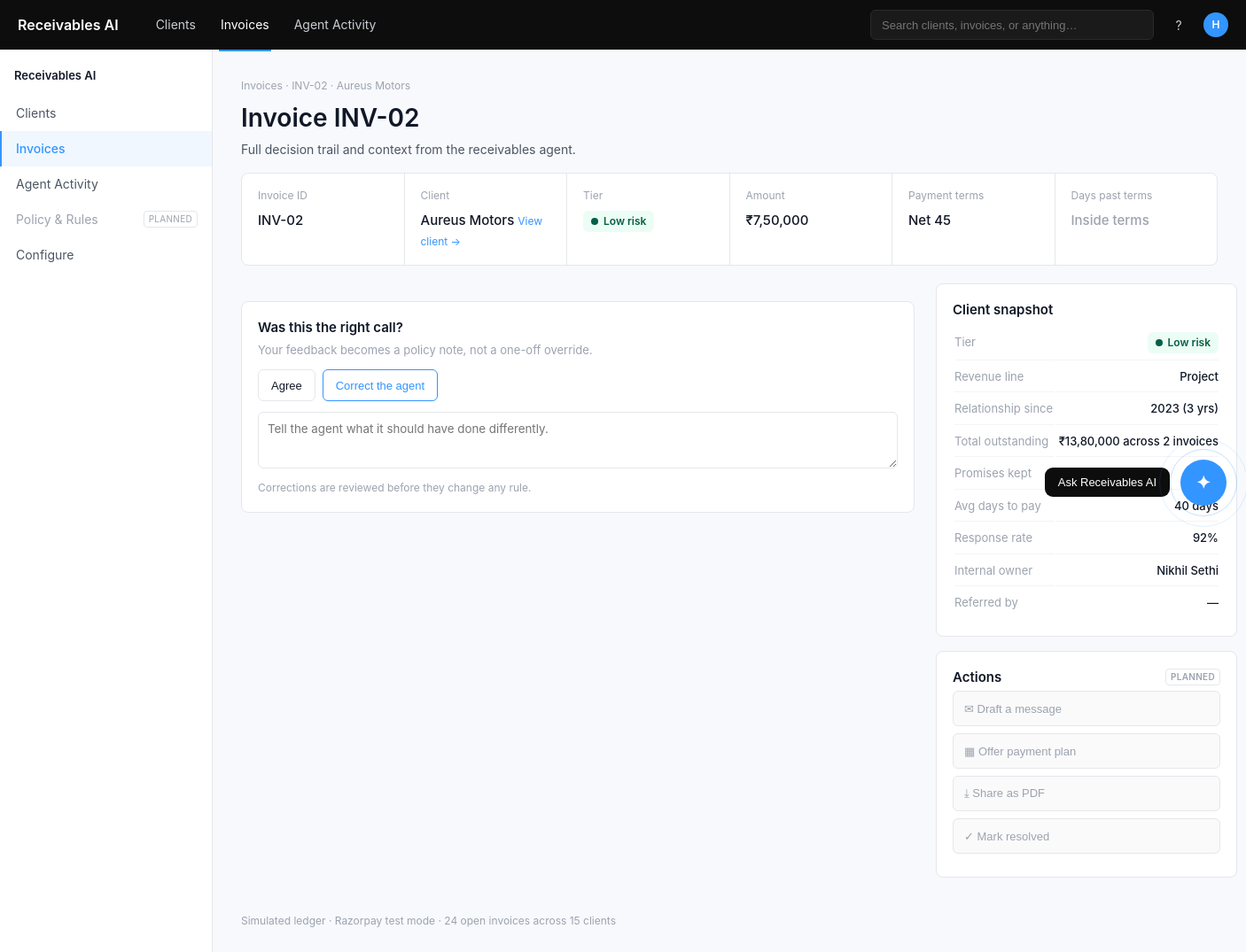
The app's page /invoice/INV-02 with its own data.
### tables this page shows
CREATE TABLE invoices (
    invoice_id        TEXT PRIMARY KEY,        -- 'INV-04' (internal row id)
    invoice_number    TEXT,                    -- external number; may duplicate (edge case)
    client_id         TEXT NOT NULL REFERENCES clients(client_id),
    revenue_line      TEXT NOT NULL,

    amount_inr        INTEGER NOT NULL,        -- whole rupees
    currency          TEXT NOT NULL DEFAULT 'INR',

    issue_date        TEXT NOT NULL,           -- ISO date
    terms_days        INTEGER NOT NULL,        -- net terms for THIS invoice
    due_date          TEXT NOT NULL,           -- issue_date + terms_days

    status            TEXT NOT NULL,           -- open | partially_paid | paid
    paid_date         TEXT,                    -- when fully paid (else NULL)
    amount_paid_inr   INTEGER NOT NULL DEFAULT 0,
    days_past_terms   INTEGER,                 -- as of reference date; negative = inside terms

    -- process / signal fields (observable — agent may read these)
    po_number         TEXT,
    po_matched        INTEGER,                 -- 0/1/NULL
    milestone_ref     TEXT,
    contact_verified  INTEGER NOT NULL DEFAULT 1,
    reply_text        TEXT,                    -- latest client reply, if any
    promise_date      TEXT,                    -- date client promised to pay
    promise_status    TEXT,                    -- kept | broken | pending | NULL

    routed_to         TEXT REFERENCES team(person_id),   -- current operational routing

    -- ground truth — scoring script ONLY. Never exposed via agent_invoices.
    gt_diagnosis      TEXT,
    gt_correct_action TEXT,
    gt_should_contact INTEGER,                 -- 0/1
    gt_route_to       TEXT
, rzp_link_id TEXT, rzp_link_url TEXT, payment_failed INTEGER NOT NULL DEFAULT 0);

CREATE TABLE clients (
    -- identity
    client_id            TEXT PRIMARY KEY,       -- 'aureus'
    name                 TEXT NOT NULL,          -- 'Aureus Motors'
    industry             TEXT,                   -- 'automotive'

    -- classification
    revenue_line         TEXT NOT NULL,          -- project | product_licence | retainer
    segment              TEXT NOT NULL,          -- standard | strategic
    payment_terms_days   INTEGER NOT NULL,       -- net terms (varies by line)

    -- ownership & routing
    internal_owner_id    TEXT REFERENCES team(person_id),

    -- AP contact
    ap_contact_name      TEXT,
    ap_contact_verified  INTEGER NOT NULL DEFAULT 1,   -- 0/1
    client_finance_portal TEXT,                        -- 'Coupa', 'SAP Ariba', NULL

    -- relationship
    relationship_years   REAL,
    total_revenue_inr    INTEGER,

    -- payment behaviour (rolled up from paid invoices)
    invoices_paid        INTEGER NOT NULL DEFAULT 0,
    invoices_paid_late   INTEGER NOT NULL DEFAULT 0,
    avg_days_to_pay      REAL,
    worst_days_late      INTEGER NOT NULL DEFAULT 0,   -- days past terms, paid history only

    -- interaction
    response_rate        REAL,                          -- 0..1
    engages_off_topic    INTEGER NOT NULL DEFAULT 0,    -- 0/1

    -- promises
    promises_made        INTEGER NOT NULL DEFAULT 0,
    promises_kept        INTEGER NOT NULL DEFAULT 0,
    promises_broken      INTEGER NOT NULL DEFAULT 0,

    -- derived standing
    tier                 TEXT NOT NULL             -- green | amber | red (computed)
, referred_by TEXT, referrals_made INTEGER DEFAULT 0, voice_permitted INTEGER NOT NULL DEFAULT 0);

CREATE TABLE team (
    person_id                TEXT PRIMARY KEY,   -- e.g. 'rhea'
    name                     TEXT NOT NULL,      -- 'Rhea Kapadia'
    role                     TEXT NOT NULL,      -- 'Finance Controller'
    service_line             TEXT,               -- 'Finance', 'V-Suite', ...
    handles_escalation_types TEXT                -- comma-separated escalation tags
);

### ui.py (the view)
@app.route("/invoice/<invoice_id>")
def invoice(invoice_id):
    conn = db_ro()
    try:
        ctx = invoice_ctx(conn, invoice_id)
        if not ctx:
            abort(404)
        ctx.update(base_ctx(conn))
        ctx["active"] = "invoices"
        a = (request.args.get("ask"), request.args.get("arg"), request.args.get("q"))
        ctx.update(show_ai=True, per_client=True,
                   exchange=ai_exchange(conn, True, ctx["client"], ctx["inv"], *a),
                   suggestions=ai_suggestions(True, ctx["client"], ctx["inv"]))
        return render_template("invoice.html", **ctx)
    finally:
        conn.close()

### ui.py (called while the page is built, shortened)
def db_ro():
    conn = sqlite3.connect(f"file:{DB_PATH}?mode=ro", uri=True)
    conn.row_factory = sqlite3.Row
    return conn

def inr(n):
    n = int(n or 0)
    s = str(abs(n))
    if len(s) > 3:
        head, tail = s[:-3], s[-3:]
        parts = []
        while len(head) > 2:
            parts.insert(0, head[-2:]); head = head[:-2]
        parts.insert(0, head)
        s = ",".join(parts) + "," + tail
    return ("-" if n < 0 else "") + s

def base_ctx(conn):
    n_open = conn.execute("SELECT COUNT(*) FROM invoices WHERE status != 'paid'").fetchone()[0]
    n_clients = conn.execute("SELECT COUNT(*) FROM clients").fetchone()[0]
    return {"product": "Receivables AI",
            "footer": f"Simulated ledger · Razorpay test mode · "
                      f"{n_open} open invoices across {n_clients} clients"}

def _risk_rank(conn):
    rows = []
    for r in conn.execute("SELECT invoice_id, observed FROM event_log WHERE stage='detect'"):
        o = json.loads(r["observed"] or "{}")
        if o.get("at_risk"):
            rows.append((r["invoice_id"], o.get("risk_score", 0)))
    rows.sort(key=lambda x: x[1], reverse=True)
    return {inv: (i + 1, len(rows)) for i, (inv, _) in enumerate(rows)}, len(rows)

def build_trail(conn, inv, client, events, rank):
    team = {r["person_id"]: r for r in conn.execute("SELECT * FROM team")}
    contacts = conn.execute(
        "SELECT COUNT(*) FROM event_log WHERE invoice_id=? AND stage='execute' "
        "AND outcome='sent'", (inv["invoice_id"],)).fetchone()[0]
    stages, escalated, held = [], False, False
    appr = next((e for e in events if e["stage"] == "escalate"
                 and json.loads(e["observed"] or "{}").get("queue") == "approval"), None)
    terminal = escalated or held or (events and events[-1]["stage"] == "decide"
                                     and events[-1]["decision"] in ("do_nothing", "escalate"))
    return stages, terminal

def inv_tier(tier):
    return {"key": tier, "label": TIER_LABEL.get(tier, tier)}

def _has_feedback(conn):
    return conn.execute("SELECT name FROM sqlite_master WHERE type='table' "
                        "AND name='feedback'").fetchone() is not None

def ai_exchange(conn, per_client, client, invoice, ask, arg, q):
    if q:
        return {"kind": "mocked", "question": q,
                "text": "Free-text questions aren't wired up yet — try one of the suggestions below."}
    if not ask:
        return None

### templates/invoice.html (shortened to what this page needs)
{% extends "base.html" %}
{% block content %}
<div class="crumbs">Invoices · {{ inv.invoice_id }} · {{ client.name }}</div>
<h1>Invoice {{ inv.invoice_id }}</h1>
<p class="subtitle">Full decision trail and context from the receivables agent.</p>
<div class="hstrip">
  {% for lbl, val, meta in header %}
  <div class="f">
    <div class="lbl">{{ lbl }}</div>
    {% if lbl == "Tier" %}
      <div class="val"><span class="chip {{ tier.key }}"><span class="dot"></span>{{ tier.label }}</span></div>
    {% elif lbl == "Client" %}
      <div class="val">{{ val }} <a href="{{ url_for('clients') }}">View client →</a></div>
    {% elif lbl == "Referred by" %}
      <div class="val">{{ val }}{% if referrer_first %} <a href="{{ url_for('invoice', invoice_id=referrer_first) }}">↗</a>{% endif %}</div>
    {% else %}
      <div class="val {{ meta or '' }}">{{ val }}</div>
    {% endif %}
  </div>
  {% endfor %}
</div>
<div class="cols">
  <div class="col-main">
    <div class="card" id="feedback" style="margin-top:20px">
      {% if feedback %}
        <div class="confirm">Recorded — you marked this
          “{{ 'Agree' if feedback.verdict=='agree' else 'Correct the agent' }}”
          on {{ feedback.created_at.replace('T',' ')[:16] }}.</div>
        <div class="caption">Corrections are reviewed before they change any rule.</div>
      {% else %}
        <h3>Was this the right call?</h3>
        <div class="sub">Your feedback becomes a policy note, not a one-off override.</div>
        <form method="post" action="{{ url_for('feedback') }}">
          <div class="btnrow">
            <button class="btn" name="verdict" value="agree" type="submit">Agree</button>
            <button class="btn primary" name="verdict" value="correct" type="submit">Correct the agent</button>
          </div>
          <textarea name="note" placeholder="Tell the agent what it should have done differently."></textarea>
          <div class="caption">Corrections are reviewed before they change any rule.</div>
        </form>
      {% endif %}
    </div>
  </div>
  <div class="col-side">
    <div class="card">
      <h3>Client snapshot</h3>
      <table class="snap" style="width:100%">
        <tr><td class="k">Tier</td><td class="v"><span class="chip {{ tier.key }}"><span class="dot"></span>{{ tier.label }}</span></td></tr>
        {% for k, v in snapshot %}<tr><td class="k">{{ k }}</td><td class="v">{{ v }}</td></tr>{% endfor %}
      </table>
    </div>
    <div class="card">
      <h3>Actions <span class="planned" style="margin-left:auto">Planned</span></h3>
      <button class="actionbtn" disabled>✉ Draft a message</button>
      <button class="actionbtn" disabled>▦ Offer payment plan</button>
      <button class="actionbtn" disabled>⤓ Share as PDF</button>
      <button class="actionbtn" disabled>✓ Mark resolved</button>
    </div>
  </div>
</div>
{% endblock %}

### static/app.css (style rules this page uses)
:root { --bg:#F7F9FC; --surface:#FFFFFF; --nav:#0D0D0D; --border:#E5E7EB; --divider:#F3F4F6; --tprimary:#111827; --tsecondary:#4B5563; --tmuted:#9CA3AF; --accent:#3395FF; --green-bg:#ECFDF5; --green-t:#065F46; --amber-bg:#FFFBEB; --amber-t:#92400E; --red-bg:#FEF2F2; --red-t:#991B1B; --positive:#059669; }
* { box-sizing:border-box }
html,body { margin:0 }
body { background:var(--bg);color:var(--tprimary); font:14px/1.5 -apple-system,BlinkMacSystemFont,"Segoe UI",Roboto,Helvetica,Arial,sans-serif; }
a { color:var(--accent);text-decoration:none }
.planned { font-size:10px;color:var(--tmuted);border:1px solid var(--border); border-radius:4px;padding:1px 5px;text-transform:uppercase;letter-spacing:.3px }
h1 { font-size:28px;font-weight:600;margin:0 }
.crumbs { font-size:12px;color:var(--tmuted);margin-bottom:6px }
.subtitle { color:var(--tsecondary);font-size:14px;margin:4px 0 0 }
.chip { display:inline-flex;align-items:center;gap:6px;border-radius:6px; padding:3px 9px;font-size:12px;font-weight:600 }
.chip .dot { width:8px;height:8px;border-radius:50% }
.chip.green { background:var(--green-bg);color:var(--green-t) }
.chip.green .dot { background:var(--green-t) }
.hstrip { background:var(--surface);border:1px solid var(--border);border-radius:8px; display:flex;min-height:88px;margin:16px 0 20px }
.hstrip .f { flex:1;padding:16px 18px;border-right:1px solid var(--border) }
.hstrip .f:last-child { border-right:none }
.hstrip .lbl { font-size:12px;color:var(--tmuted);margin-bottom:8px }
.hstrip .val { font-size:15px;font-weight:500;color:var(--tprimary) }
.hstrip .val.muted { color:var(--tmuted) }
.hstrip .val a { font-size:12px;font-weight:400 }
.cols { display:flex;gap:24px;align-items:flex-start }
.col-main { width:760px;flex:0 0 760px }
.col-side { width:340px;flex:0 0 340px }
.card { background:var(--surface);border:1px solid var(--border);border-radius:8px; padding:18px;margin-bottom:16px }
.card h3 { font-size:15px;font-weight:600;margin:0 0 4px;display:flex;align-items:center }
.card .sub { font-size:13px;color:var(--tmuted);margin-bottom:12px }
.snap td { padding:7px 0;border-bottom:1px solid var(--divider);font-size:13px }
.snap td.k { color:var(--tmuted) }
.snap td.v { text-align:right;font-weight:500 }
.snap tr:last-child td { border-bottom:none }
.btn { height:36px;border-radius:6px;border:1px solid var(--border);background:#fff; color:var(--tprimary);font-size:13px;font-weight:500;padding:0 14px;cursor:pointer }
.btn.primary { border-color:var(--accent);color:var(--accent) }
.btnrow { display:flex;gap:8px;margin-bottom:12px }
textarea { width:100%;border:1px solid var(--border);border-radius:6px;padding:10px; font:14px inherit;resize:vertical;min-height:64px;font-family:inherit }
.caption { font-size:12px;color:var(--tmuted);margin-top:8px }
.actionbtn { display:flex;align-items:center;gap:8px;width:100%;height:40px;border:1px solid var(--border); border-radius:6px;background:#FAFAFA;color:var(--tmuted);font-size:13px;padding:0 12px; margin-bottom:8px;cursor:not-allowed }

### records on screen
invoices: invoice_id "INV-02", lbl "Invoice ID"
clients: name "Aureus Motors", lbl "Client"
team: k "Internal owner", name "Nikhil Sethi"

### other values on screen
{{ product }} "Receivables AI"
{{ lbl }} "Tier" "Amount" "Payment terms" "Days past terms"
{{ tier.label }} "Low risk"
{{ val }} "₹7,50,000" "Net 45" "Inside terms"
{{ k }} "Revenue line" "Relationship since" "Total outstanding" "Promises kept" "Avg days to pay" "Response rate" "Referred by"
{{ v }} "Project" "2023 (3 yrs)" "₹13,80,000 across 2 invoices" "92%" "—"
{{ footer }} "Simulated ledger · Razorpay test mode · 24 open invoices across 15 clients"
